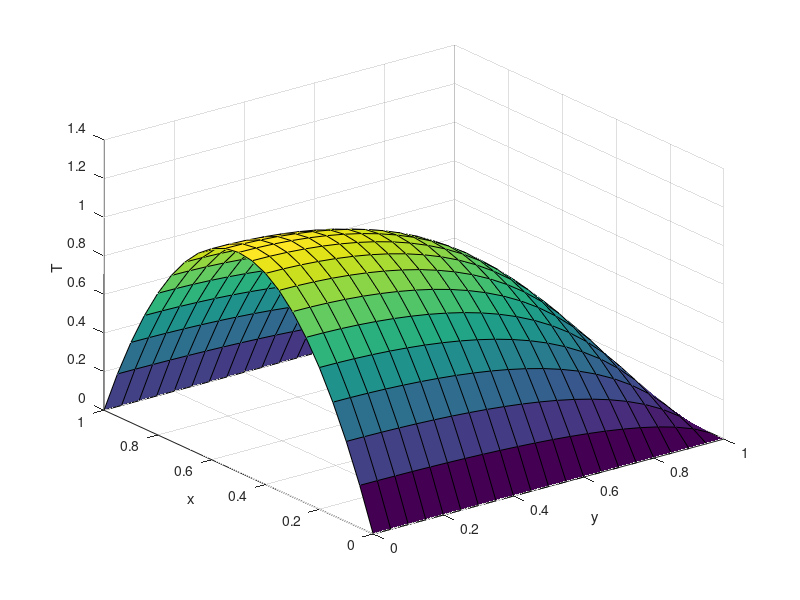

The MATLAB script that drew this image:
clear all; clc; 

xStart=0; xStop=1; I=21; dx = (xStop-xStart)/I-1; 
yStart=0; yStop=1; J=21; dy = (xStop-xStart)/J-1;
x = linspace(xStart, xStop, I);
y = linspace(yStart, yStop, J);

h = 1/(I-1);
w = 1.8; n=0; err=1; tol=1e-6; S = -10*ones(I,J);
T = zeros(I,J); T_old = zeros(I,J);

T(1,:)=0; T(I,:) =0; T(:,J)=0;

while err > tol
    T_old = T;
    
        for i = 2:I-1
           T(i,1) = 0.25*w*(T(i-1,1)+T_old(i+1,1) + 2*T(i,2) -h^2*S(i,1)) + (1-w)*T(i,1);
           for j = 2:J-1
              T(i,j) = 0.25*w*(T(i-1,j)+T_old(i+1,j)+T(i,j-1)+T_old(i,j+1) -h^2*S(i,j)) + (1-w)*T(i,j);
           end
        end
   
    err = max(max(abs((T(:,:)-T_old(:,:))./T(:,:))));
    hold off;
    surf(x,y,T);
    xlabel('y'); ylabel('x'); zlabel('T');
    pause(0.01);

    n = n+1;
end

